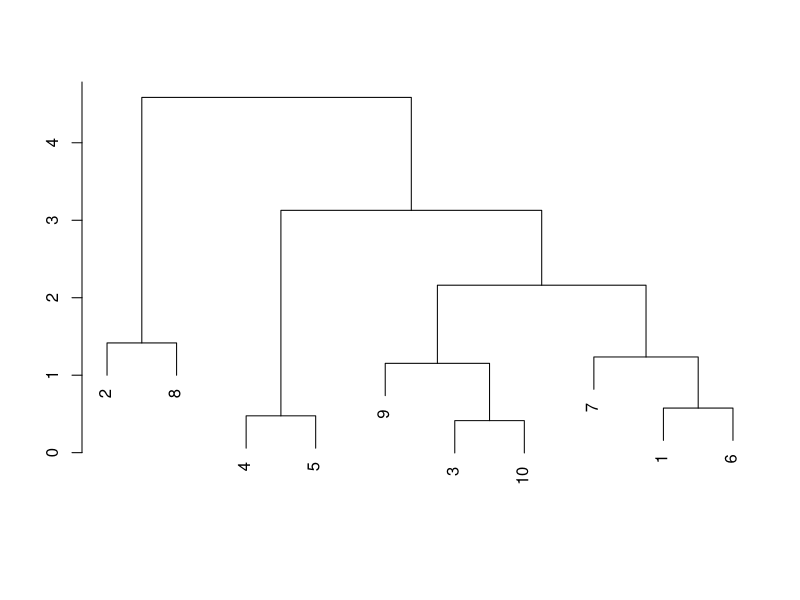

Source code (R):
## ---- chunk 1
library(knitr)
set.seed(234)
sampledata=data.frame(x=rnorm(10),y=rnorm(10))

## ---- chunk 2
clusters=hclust(dist(sampledata))
plot(clusters,ann=FALSE)
